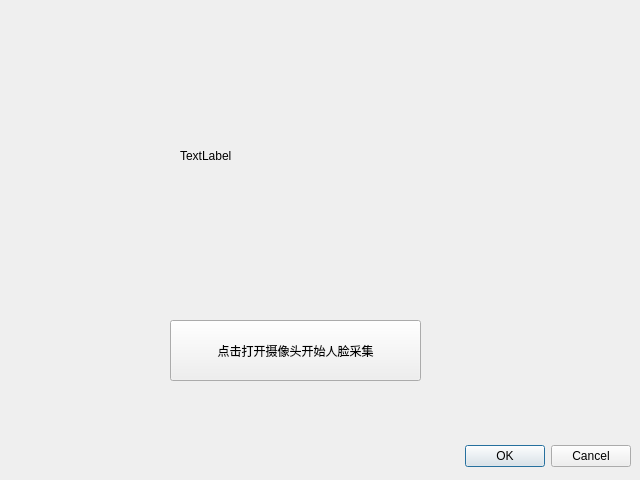
<?xml version="1.0" encoding="UTF-8"?>
<ui version="4.0">
 <class>facpt_FaceGain</class>
 <widget class="QDialog" name="facpt_FaceGain">
  <property name="geometry">
   <rect>
    <x>0</x>
    <y>0</y>
    <width>640</width>
    <height>480</height>
   </rect>
  </property>
  <property name="windowTitle">
   <string>Dialog</string>
  </property>
  <widget class="QDialogButtonBox" name="buttonBox">
   <property name="geometry">
    <rect>
     <x>10</x>
     <y>440</y>
     <width>621</width>
     <height>32</height>
    </rect>
   </property>
   <property name="orientation">
    <enum>Qt::Horizontal</enum>
   </property>
   <property name="standardButtons">
    <set>QDialogButtonBox::Cancel|QDialogButtonBox::Ok</set>
   </property>
  </widget>
  <widget class="QPushButton" name="pushButton">
   <property name="geometry">
    <rect>
     <x>170</x>
     <y>320</y>
     <width>251</width>
     <height>61</height>
    </rect>
   </property>
   <property name="text">
    <string>点击打开摄像头开始人脸采集</string>
   </property>
  </widget>
  <widget class="QLabel" name="label">
   <property name="geometry">
    <rect>
     <x>180</x>
     <y>50</y>
     <width>291</width>
     <height>211</height>
    </rect>
   </property>
   <property name="text">
    <string>TextLabel</string>
   </property>
  </widget>
 </widget>
 <resources/>
 <connections>
  <connection>
   <sender>buttonBox</sender>
   <signal>accepted()</signal>
   <receiver>facpt_FaceGain</receiver>
   <slot>accept()</slot>
   <hints>
    <hint type="sourcelabel">
     <x>248</x>
     <y>254</y>
    </hint>
    <hint type="destinationlabel">
     <x>157</x>
     <y>274</y>
    </hint>
   </hints>
  </connection>
  <connection>
   <sender>buttonBox</sender>
   <signal>rejected()</signal>
   <receiver>facpt_FaceGain</receiver>
   <slot>reject()</slot>
   <hints>
    <hint type="sourcelabel">
     <x>316</x>
     <y>260</y>
    </hint>
    <hint type="destinationlabel">
     <x>286</x>
     <y>274</y>
    </hint>
   </hints>
  </connection>
 </connections>
</ui>
